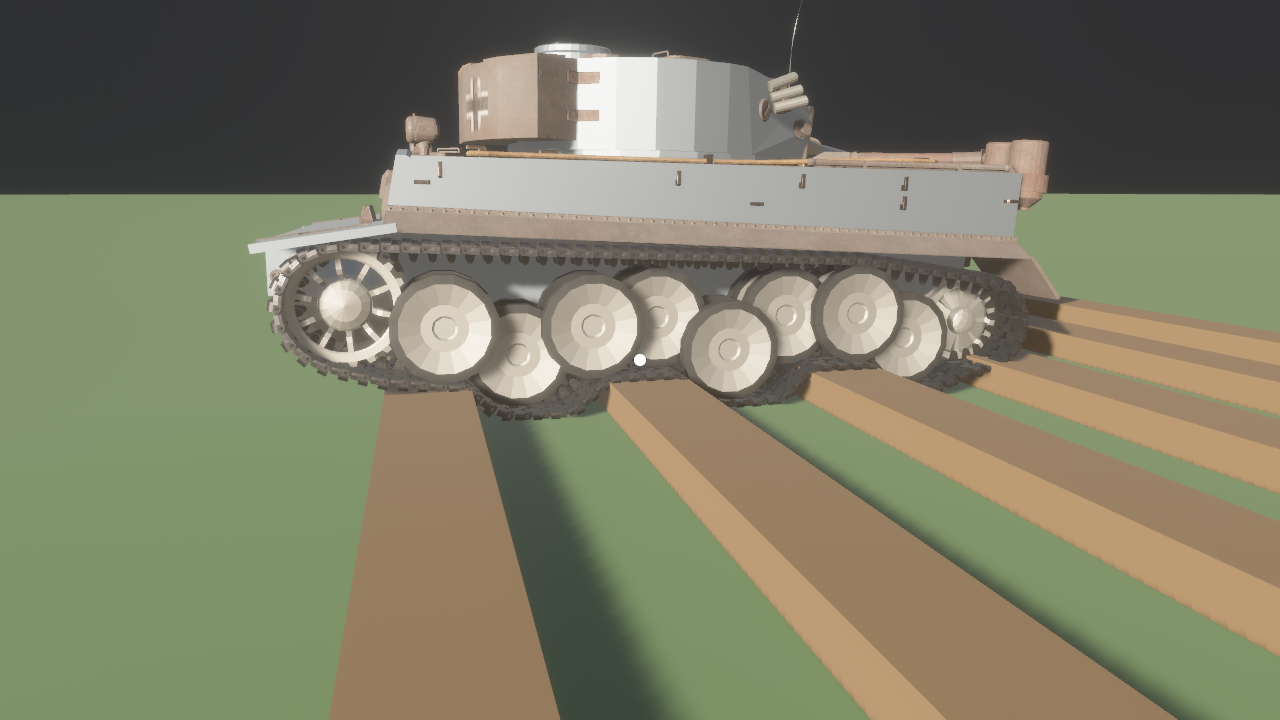
#> input picture .agents/scratch/perf-2026-10-29/track-fit-155/after/belts-00012.5000s.png, 1280 x 720 px, found by its file name
$ python crops.py ../track-fit-155/after/belts-00012.5000s.png ../track-fit-155/after/belts-00014.0000s.png
#> lines starting #> are read from the running program, lines starting #| are printed output that depends on the picture
"""Crop the committed evidence out of the full capture runs, pixel for pixel (no scaling).

Usage: python3 -I crops.py <capture-root> <out-dir>

For each still, the baseline run is the one closer to the candidate (`matrix.py`'s
`closest_cross`): the baseline itself takes more than one picture run to run. Rectangles are
capture configuration (ASSUMED): the belt rectangle of #155 for the near-camera scenes, the tank's
box for the far one.
"""

import json
import sys
from pathlib import Path

import numpy as np
from PIL import Image

BELT = (235, 225, 1065, 460)
TANK_FAR = (560, 290, 760, 400)
STILLS = [
    ("near", "belts-00012.5000s.png", BELT),
    ("near", "belts-00014.0000s.png", BELT),
    ("far", "belts-00014.0000s.png", TANK_FAR),
    ("xray", "belts-00012.5000s.png", BELT),
    ("printed", "belts-00016.0000s.png", BELT),
]


def main():
    root, out = Path(sys.argv[1]), Path(sys.argv[2])
    matrix = json.loads((root / "matrix.json").read_text())
#> (reads .agents/scratch/perf-2026-10-29/track-belt-172/matrix.json from the repository)
    for scene, frame, rect in STILLS:
        pairs = matrix[f"{scene}/{frame}"]["pairs"]
        baseline = min(("before", "before2"), key=lambda b: pairs[f"{b}-after"]["pixels_differing"])
        stem = f"{scene}-{frame.removeprefix('belts-').removesuffix('s.png')}"
        crops = {}
        for tag, run in (("before", baseline), ("after", "after")):
            image = Image.open(root / run / scene / frame).convert("RGB").crop(rect)
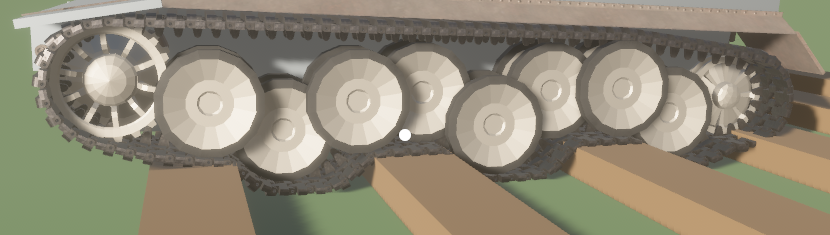
#> image: PIL image 830x235 RGB; mean R, G, B 145.7, 138.7, 119.7
            image.save(out / f"{stem}-{tag}.png")
            crops[tag] = np.asarray(image, dtype=np.int16)
        delta = np.clip(np.abs(crops["after"] - crops["before"]) * 8, 0, 255).astype(np.uint8)
#> delta: shape (235, 830, 3); every value is 0
        Image.fromarray(delta).save(out / f"{stem}-difference-8x.png")
        print(stem, "baseline run:", baseline)
#> pass 2 of the loop in main, `for scene, frame, rect in STILLS:`:
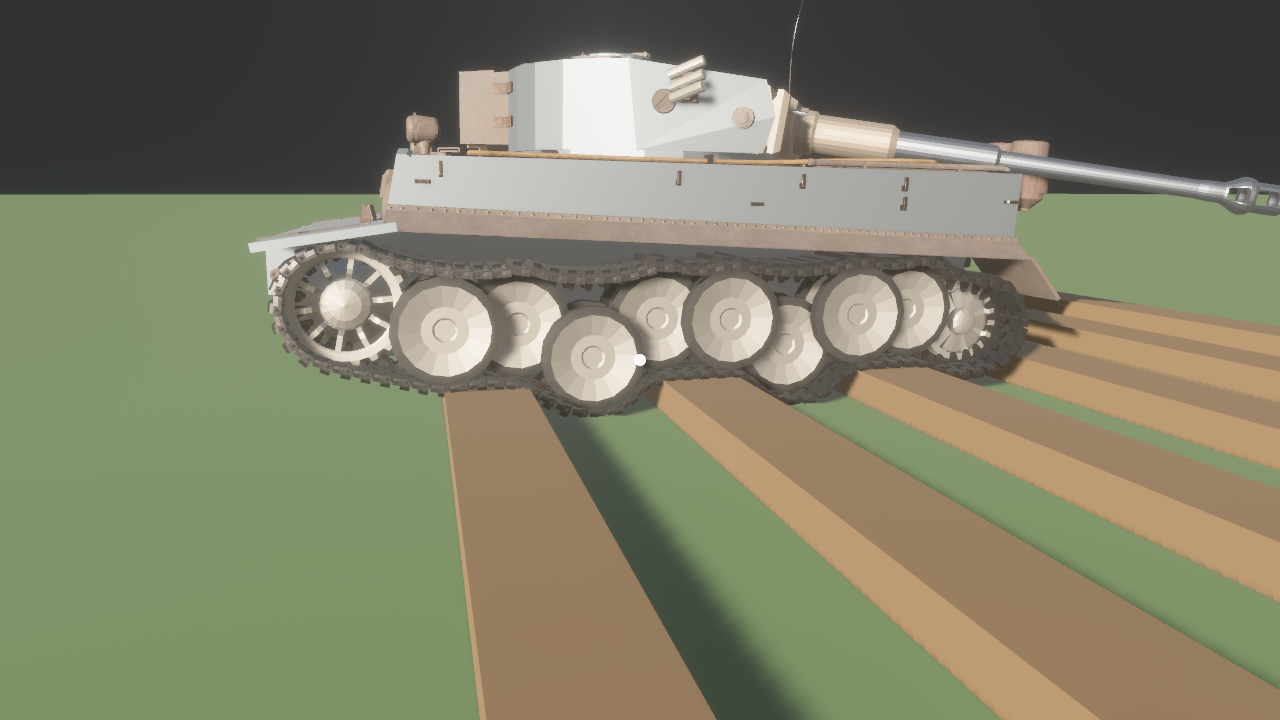
#> input picture .agents/scratch/perf-2026-10-29/track-fit-155/after/belts-00014.0000s.png, 1280 x 720 px, found by its file name
#> in main, `image = Image.open(root / run / scene / frame).convert("RGB").crop(rect)`:
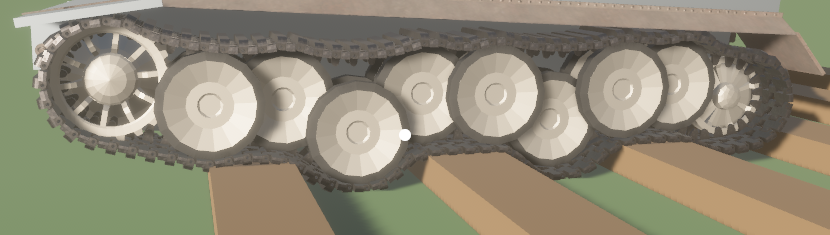
#> image: PIL image 830x235 RGB; mean R, G, B 145.9, 139.6, 120.1


if __name__ == "__main__":
    main()
